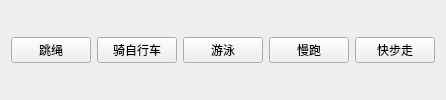
                            <widget class="QWidget" name="moderate_aerobic_exercisepage">
                             <layout class="QHBoxLayout" name="horizontalLayout_10">
                              <item>
                               <widget class="QPushButton" name="btn_slow_rope_skipping">
                                <property name="text">
                                 <string>跳绳</string>
                                </property>
                               </widget>
                              </item>
                              <item>
                               <widget class="QPushButton" name="btn_regular_cycling">
                                <property name="text">
                                 <string>骑自行车</string>
                                </property>
                               </widget>
                              </item>
                              <item>
                               <widget class="QPushButton" name="btn_leisure_swimming">
                                <property name="text">
                                 <string>游泳</string>
                                </property>
                               </widget>
                              </item>
                              <item>
                               <widget class="QPushButton" name="btn_jogging">
                                <property name="text">
                                 <string>慢跑</string>
                                </property>
                               </widget>
                              </item>
                              <item>
                               <widget class="QPushButton" name="btn_brisk_walking">
                                <property name="text">
                                 <string>快步走</string>
                                </property>
                               </widget>
                              </item>
                             </layout>
                            </widget>
